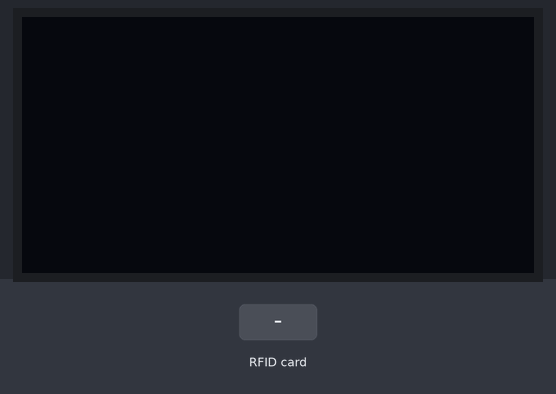
Bench run of a sketch on a simulated ESP32. Shown: 128×64 one-colour display. The inputs (shaded band) are chosen by the test bench. WiFi joins after 1.5 s; servers stay silent unless stated; uploads are accepted with an empty reply; what the sketch prints to the serial monitor is not drawn.

Above: at 2.8 s.
2.9 s: RFID card 12 34 56 78 held to the reader
At 3.06 s:
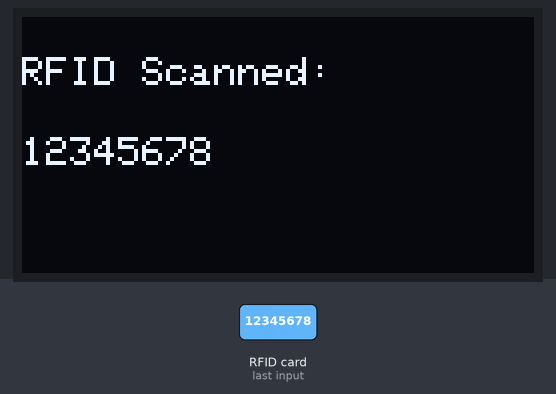
At 4.0 s:
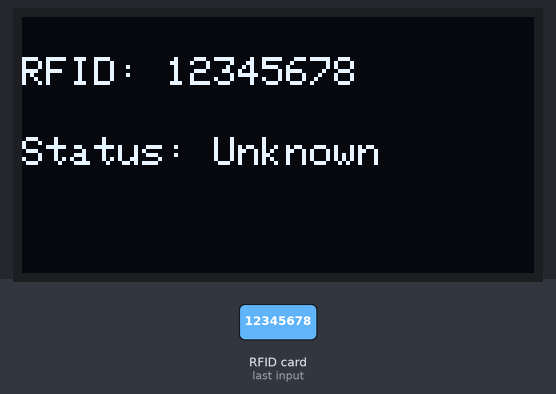
Timing chart, 0 to 5.9 s (numbered marks = the images above; inputs shaded):
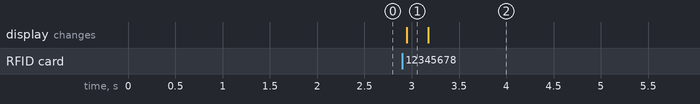

Measured:
- after the input at 2.9 s, the display: changes after 0.05 s (image 1)

The sketch:

registration.ino
```cpp
#include <WiFi.h>
#include <HTTPClient.h>
#include <SPI.h>
#include <MFRC522.h>
#include <Wire.h>
#include <Adafruit_GFX.h>
#include <Adafruit_SSD1306.h>
#include <ArduinoJson.h>

#define SS_PIN 5
#define RST_PIN 4

#define SCREEN_WIDTH 128
#define SCREEN_HEIGHT 64
#define OLED_ADDR 0x3C
#define SDA_PIN 25
#define SCL_PIN 27

const char* ssid = "izhaan";
const char* password = "12345678";
const char* serverUrl = "http://192.168.137.195:5000/token";

MFRC522 mfrc522(SS_PIN, RST_PIN);
Adafruit_SSD1306 display(SCREEN_WIDTH, SCREEN_HEIGHT, &Wire, -1);

void connectWiFi() {
    Serial.println("\nConnecting to WiFi...");
    WiFi.begin(ssid, password);

    int attempts = 0;
    while (WiFi.status() != WL_CONNECTED && attempts < 20) {
        delay(500);
        Serial.print(".");
        attempts++;
    }

    if (WiFi.status() == WL_CONNECTED) {
        Serial.println("\nWiFi Connected!");
    } else {
        Serial.println("\nWiFi Connection Failed! Retrying...");
        delay(5000);
    }
}

void checkWiFiReconnect() {
    if (WiFi.status() != WL_CONNECTED) {
        Serial.println("\nWiFi Disconnected! Reconnecting...");
        WiFi.disconnect();
        WiFi.reconnect();

        int reconnectAttempts = 0;
        while (WiFi.status() != WL_CONNECTED && reconnectAttempts < 15) {
            delay(500);
            Serial.print(".");
            reconnectAttempts++;
        }

        if (WiFi.status() == WL_CONNECTED) {
            Serial.println("\nWiFi Reconnected Successfully!");
        } else {
            Serial.println("\nWiFi Still Not Connected!");
        }
    }
}

void displayMessage(String line1, String line2) {
    display.clearDisplay();
    display.setCursor(0, 10);
    display.println(line1);
    display.setCursor(0, 30);
    display.println(line2);
    display.display();
}

void setup() {
    Serial.begin(115200);
    SPI.begin();
    mfrc522.PCD_Init();

    Wire.begin(SDA_PIN, SCL_PIN);
    if (!display.begin(SSD1306_SWITCHCAPVCC, OLED_ADDR)) {
        Serial.println(F("OLED Initialization Failed"));
        while (1);
    }
    display.clearDisplay();
    display.setTextSize(1);
    display.setTextColor(SSD1306_WHITE);
    display.display();

    connectWiFi();
}

void loop() {
    checkWiFiReconnect();

    if (mfrc522.PICC_IsNewCardPresent() && mfrc522.PICC_ReadCardSerial()) {
        String rfidTag = "";
        Serial.print("\nScanned RFID HEX: ");

        for (byte i = 0; i < mfrc522.uid.size; i++) {
            Serial.printf("%02X", mfrc522.uid.uidByte[i]);
            rfidTag += String(mfrc522.uid.uidByte[i], HEX);
        }

        Serial.println();
        displayMessage("RFID Scanned:", rfidTag);

        HTTPClient http;
        http.begin(serverUrl);
        http.addHeader("Content-Type", "application/json");

        // Prepare JSON body
        StaticJsonDocument<100> jsonDoc;
        jsonDoc["token"] = rfidTag;
        String requestBody;
        serializeJson(jsonDoc, requestBody);

        int httpResponseCode = http.POST(requestBody);

        String statusMessage = "Unknown";
        if (httpResponseCode > 0) {
            String response = http.getString();
            Serial.println("Server Response: " + response);

            StaticJsonDocument<200> doc;
            DeserializationError error = deserializeJson(doc, response);

            if (!error && doc.containsKey("status")) {
                statusMessage = doc["status"].as<String>();
            }
        } else {
            Serial.print("HTTP Error: ");
            Serial.println(httpResponseCode);
            statusMessage = "Server Error";
        }

        http.end();
        display.clearDisplay();
        display.setCursor(0, 10);
        display.println("RFID: " + rfidTag);
        display.setCursor(0, 30);
        display.println("Status: " + statusMessage);
        display.display();

        Serial.println("Status: " + statusMessage);

        delay(20000);
    }
}
```
